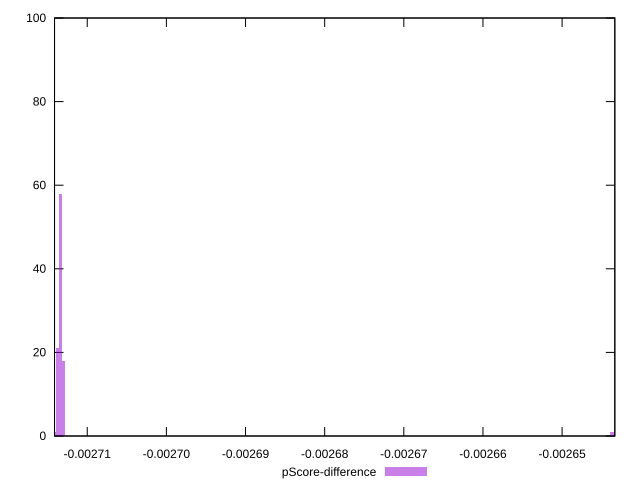

Source code (gnuplot):
reset

$pScoreDifference <<EOF
-0.0026437209228976936 1
-0.0026433543503903588 1
-0.0027137362717986166 21
-0.0027130031267839473 18
-0.002713369699291282 58
-0.0027141028443059515 1
EOF

set key outside below
set boxwidth 3.665725073346774e-7
set xrange [-0.002714134904713464:-0.0026433368155024534]
set yrange [0:100]
set trange [0:100]
set style fill transparent solid 0.5 noborder
set terminal svg size 640, 490 enhanced background rgb 'white'
set output "report_00017_2021-02-10T15-08-03.406Z/uses-long-cache-ttl/samples/pages+cached+noadtech+nomedia/pScore-difference/histogram.svg"

plot $pScoreDifference title "pScore-difference" with boxes

reset
